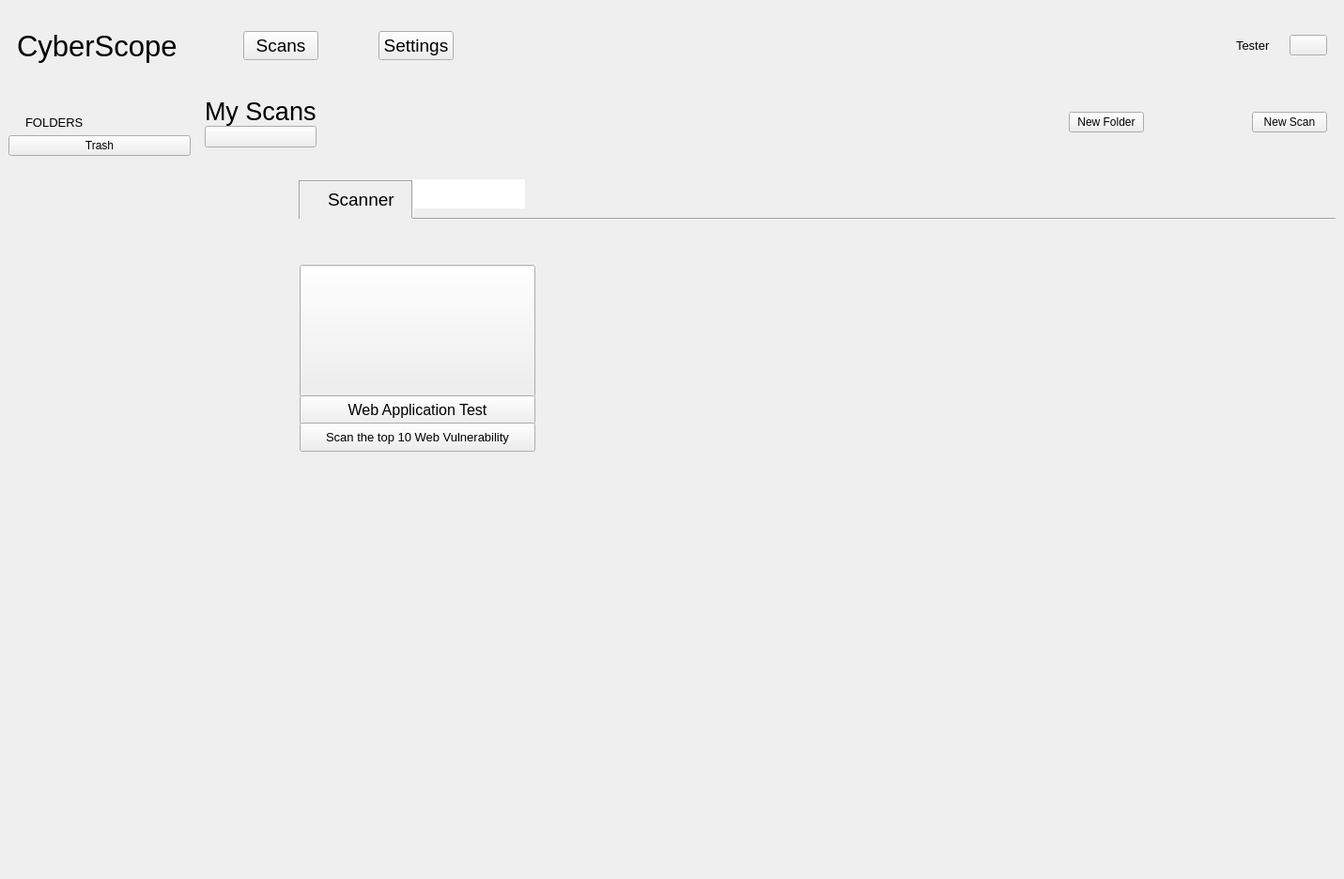
<?xml version="1.0" encoding="UTF-8"?>
<ui version="4.0">
 <class>MainWindow</class>
 <widget class="QMainWindow" name="MainWindow">
  <property name="geometry">
   <rect>
    <x>0</x>
    <y>0</y>
    <width>1431</width>
    <height>936</height>
   </rect>
  </property>
  <property name="windowTitle">
   <string>MainWindow</string>
  </property>
  <property name="toolTipDuration">
   <number>-1</number>
  </property>
  <property name="iconSize">
   <size>
    <width>24</width>
    <height>24</height>
   </size>
  </property>
  <property name="toolButtonStyle">
   <enum>Qt::ToolButtonIconOnly</enum>
  </property>
  <property name="documentMode">
   <bool>false</bool>
  </property>
  <property name="tabShape">
   <enum>QTabWidget::Rounded</enum>
  </property>
  <widget class="QWidget" name="centralwidget">
   <layout class="QGridLayout" name="gridLayout_10">
    <item row="1" column="0" rowspan="2">
     <widget class="QWidget" name="sidBar" native="true">
      <property name="styleSheet">
       <string notr="true"/>
      </property>
      <layout class="QGridLayout" name="gridLayout_9" columnstretch="0">
       <property name="leftMargin">
        <number>0</number>
       </property>
       <property name="topMargin">
        <number>9</number>
       </property>
       <property name="rightMargin">
        <number>0</number>
       </property>
       <property name="bottomMargin">
        <number>6</number>
       </property>
       <property name="spacing">
        <number>6</number>
       </property>
       <item row="2" column="0">
        <widget class="QPushButton" name="trash_btn">
         <property name="text">
          <string>Trash</string>
         </property>
        </widget>
       </item>
       <item row="1" column="0">
        <layout class="QGridLayout" name="gridLayout_8">
         <property name="horizontalSpacing">
          <number>0</number>
         </property>
         <item row="0" column="0">
          <widget class="QLabel" name="foldersLabel">
           <property name="font">
            <font>
             <pointsize>10</pointsize>
            </font>
           </property>
           <property name="text">
            <string>     FOLDERS</string>
           </property>
          </widget>
         </item>
        </layout>
       </item>
       <item row="3" column="0">
        <spacer name="verticalSpacer">
         <property name="orientation">
          <enum>Qt::Vertical</enum>
         </property>
         <property name="sizeHint" stdset="0">
          <size>
           <width>20</width>
           <height>678</height>
          </size>
         </property>
        </spacer>
       </item>
       <item row="0" column="0">
        <spacer name="horizontalSpacer_4">
         <property name="orientation">
          <enum>Qt::Horizontal</enum>
         </property>
         <property name="sizeType">
          <enum>QSizePolicy::Fixed</enum>
         </property>
         <property name="sizeHint" stdset="0">
          <size>
           <width>194</width>
           <height>20</height>
          </size>
         </property>
        </spacer>
       </item>
      </layout>
     </widget>
    </item>
    <item row="1" column="1">
     <widget class="QWidget" name="underTopBar" native="true">
      <property name="styleSheet">
       <string notr="true"/>
      </property>
      <layout class="QGridLayout" name="gridLayout_7">
       <item row="0" column="2">
        <spacer name="horizontalSpacer_3">
         <property name="orientation">
          <enum>Qt::Horizontal</enum>
         </property>
         <property name="sizeHint" stdset="0">
          <size>
           <width>723</width>
           <height>20</height>
          </size>
         </property>
        </spacer>
       </item>
       <item row="0" column="0">
        <layout class="QGridLayout" name="gridLayout_6">
         <property name="horizontalSpacing">
          <number>6</number>
         </property>
         <property name="verticalSpacing">
          <number>0</number>
         </property>
         <item row="0" column="0">
          <widget class="QLabel" name="myScansLabel">
           <property name="font">
            <font>
             <pointsize>20</pointsize>
            </font>
           </property>
           <property name="text">
            <string>My Scans</string>
           </property>
          </widget>
         </item>
         <item row="1" column="0">
          <widget class="QPushButton" name="back_btn">
           <property name="font">
            <font>
             <pointsize>10</pointsize>
            </font>
           </property>
           <property name="text">
            <string/>
           </property>
          </widget>
         </item>
        </layout>
       </item>
       <item row="0" column="1">
        <spacer name="verticalSpacer_4">
         <property name="orientation">
          <enum>Qt::Vertical</enum>
         </property>
         <property name="sizeType">
          <enum>QSizePolicy::Fixed</enum>
         </property>
         <property name="sizeHint" stdset="0">
          <size>
           <width>20</width>
           <height>43</height>
          </size>
         </property>
        </spacer>
       </item>
       <item row="0" column="3">
        <layout class="QGridLayout" name="gridLayout_5">
         <property name="horizontalSpacing">
          <number>115</number>
         </property>
         <property name="verticalSpacing">
          <number>6</number>
         </property>
         <item row="0" column="0">
          <widget class="QPushButton" name="newFolder_btn">
           <property name="text">
            <string>New Folder</string>
           </property>
          </widget>
         </item>
         <item row="0" column="1">
          <widget class="QPushButton" name="newScan_btn">
           <property name="cursor">
            <cursorShape>ArrowCursor</cursorShape>
           </property>
           <property name="text">
            <string>New Scan</string>
           </property>
          </widget>
         </item>
        </layout>
       </item>
      </layout>
     </widget>
    </item>
    <item row="0" column="0" colspan="2">
     <widget class="QWidget" name="topBar" native="true">
      <property name="styleSheet">
       <string notr="true"/>
      </property>
      <layout class="QGridLayout" name="gridLayout_4">
       <property name="sizeConstraint">
        <enum>QLayout::SetDefaultConstraint</enum>
       </property>
       <property name="leftMargin">
        <number>0</number>
       </property>
       <property name="topMargin">
        <number>0</number>
       </property>
       <property name="rightMargin">
        <number>0</number>
       </property>
       <property name="bottomMargin">
        <number>0</number>
       </property>
       <property name="spacing">
        <number>0</number>
       </property>
       <item row="0" column="0">
        <layout class="QGridLayout" name="gridLayout_3" rowstretch="0">
         <property name="leftMargin">
          <number>9</number>
         </property>
         <property name="topMargin">
          <number>9</number>
         </property>
         <property name="rightMargin">
          <number>9</number>
         </property>
         <property name="bottomMargin">
          <number>9</number>
         </property>
         <property name="horizontalSpacing">
          <number>6</number>
         </property>
         <item row="0" column="1">
          <spacer name="horizontalSpacer">
           <property name="orientation">
            <enum>Qt::Horizontal</enum>
           </property>
           <property name="sizeType">
            <enum>QSizePolicy::Fixed</enum>
           </property>
           <property name="sizeHint" stdset="0">
            <size>
             <width>64</width>
             <height>17</height>
            </size>
           </property>
          </spacer>
         </item>
         <item row="0" column="2">
          <layout class="QGridLayout" name="gridLayout">
           <property name="horizontalSpacing">
            <number>64</number>
           </property>
           <item row="0" column="0">
            <widget class="QPushButton" name="scansTopBar_btn">
             <property name="font">
              <font>
               <pointsize>14</pointsize>
              </font>
             </property>
             <property name="text">
              <string>Scans</string>
             </property>
            </widget>
           </item>
           <item row="0" column="1">
            <widget class="QPushButton" name="settingsTopBar_btn">
             <property name="font">
              <font>
               <pointsize>14</pointsize>
              </font>
             </property>
             <property name="text">
              <string>Settings</string>
             </property>
            </widget>
           </item>
          </layout>
         </item>
         <item row="0" column="5">
          <layout class="QGridLayout" name="gridLayout_2">
           <property name="horizontalSpacing">
            <number>20</number>
           </property>
           <item row="0" column="0">
            <widget class="QLabel" name="logedInUserLabel">
             <property name="font">
              <font>
               <pointsize>10</pointsize>
              </font>
             </property>
             <property name="text">
              <string>Tester</string>
             </property>
            </widget>
           </item>
           <item row="0" column="1">
            <widget class="QPushButton" name="logedUser_btn">
             <property name="text">
              <string/>
             </property>
            </widget>
           </item>
          </layout>
         </item>
         <item row="0" column="0">
          <widget class="QLabel" name="cyberScopeLabel">
           <property name="font">
            <font>
             <pointsize>23</pointsize>
            </font>
           </property>
           <property name="text">
            <string>CyberScope</string>
           </property>
          </widget>
         </item>
         <item row="0" column="4">
          <spacer name="horizontalSpacer_2">
           <property name="orientation">
            <enum>Qt::Horizontal</enum>
           </property>
           <property name="sizeHint" stdset="0">
            <size>
             <width>258</width>
             <height>20</height>
            </size>
           </property>
          </spacer>
         </item>
         <item row="0" column="3">
          <spacer name="verticalSpacer_3">
           <property name="orientation">
            <enum>Qt::Vertical</enum>
           </property>
           <property name="sizeType">
            <enum>QSizePolicy::Fixed</enum>
           </property>
           <property name="sizeHint" stdset="0">
            <size>
             <width>20</width>
             <height>61</height>
            </size>
           </property>
          </spacer>
         </item>
        </layout>
       </item>
      </layout>
     </widget>
    </item>
    <item row="2" column="1">
     <widget class="QStackedWidget" name="pagesStackedWidget">
      <property name="styleSheet">
       <string notr="true"/>
      </property>
      <property name="currentIndex">
       <number>1</number>
      </property>
      <widget class="QWidget" name="page_1">
       <layout class="QGridLayout" name="gridLayout_13">
        <item row="2" column="1">
         <spacer name="verticalSpacer_2">
          <property name="orientation">
           <enum>Qt::Vertical</enum>
          </property>
          <property name="sizeHint" stdset="0">
           <size>
            <width>20</width>
            <height>688</height>
           </size>
          </property>
         </spacer>
        </item>
        <item row="0" column="0" colspan="3">
         <widget class="QFrame" name="createNewScanFrame">
          <property name="styleSheet">
           <string notr="true"/>
          </property>
          <property name="frameShape">
           <enum>QFrame::StyledPanel</enum>
          </property>
          <property name="frameShadow">
           <enum>QFrame::Raised</enum>
          </property>
          <layout class="QGridLayout" name="gridLayout_11">
           <item row="0" column="3">
            <spacer name="horizontalSpacer_6">
             <property name="orientation">
              <enum>Qt::Horizontal</enum>
             </property>
             <property name="sizeHint" stdset="0">
              <size>
               <width>40</width>
               <height>20</height>
              </size>
             </property>
            </spacer>
           </item>
           <item row="0" column="1">
            <widget class="QLabel" name="emptyFolderLabel">
             <property name="font">
              <font>
               <pointsize>13</pointsize>
              </font>
             </property>
             <property name="text">
              <string>This Folder is empty.</string>
             </property>
            </widget>
           </item>
           <item row="0" column="2">
            <widget class="QPushButton" name="createNewScan_btn">
             <property name="font">
              <font>
               <pointsize>13</pointsize>
              </font>
             </property>
             <property name="text">
              <string>Create New Scan</string>
             </property>
            </widget>
           </item>
           <item row="0" column="0">
            <spacer name="horizontalSpacer_5">
             <property name="orientation">
              <enum>Qt::Horizontal</enum>
             </property>
             <property name="sizeHint" stdset="0">
              <size>
               <width>40</width>
               <height>20</height>
              </size>
             </property>
            </spacer>
           </item>
          </layout>
         </widget>
        </item>
        <item row="1" column="1">
         <spacer name="verticalSpacer_8">
          <property name="orientation">
           <enum>Qt::Vertical</enum>
          </property>
          <property name="sizeType">
           <enum>QSizePolicy::Fixed</enum>
          </property>
          <property name="sizeHint" stdset="0">
           <size>
            <width>20</width>
            <height>151</height>
           </size>
          </property>
         </spacer>
        </item>
       </layout>
      </widget>
      <widget class="QWidget" name="page_2">
       <widget class="Line" name="line">
        <property name="geometry">
         <rect>
          <x>230</x>
          <y>60</y>
          <width>2000</width>
          <height>3</height>
         </rect>
        </property>
        <property name="orientation">
         <enum>Qt::Horizontal</enum>
        </property>
       </widget>
       <widget class="Line" name="line_2">
        <property name="geometry">
         <rect>
          <x>220</x>
          <y>20</y>
          <width>21</width>
          <height>40</height>
         </rect>
        </property>
        <property name="orientation">
         <enum>Qt::Vertical</enum>
        </property>
       </widget>
       <widget class="Line" name="line_10">
        <property name="geometry">
         <rect>
          <x>110</x>
          <y>6</y>
          <width>119</width>
          <height>31</height>
         </rect>
        </property>
        <property name="orientation">
         <enum>Qt::Horizontal</enum>
        </property>
       </widget>
       <widget class="QLabel" name="label">
        <property name="geometry">
         <rect>
          <x>140</x>
          <y>30</y>
          <width>71</width>
          <height>21</height>
         </rect>
        </property>
        <property name="font">
         <font>
          <pointsize>14</pointsize>
         </font>
        </property>
        <property name="text">
         <string>Scanner</string>
        </property>
       </widget>
       <widget class="Line" name="line_9">
        <property name="geometry">
         <rect>
          <x>100</x>
          <y>20</y>
          <width>20</width>
          <height>41</height>
         </rect>
        </property>
        <property name="orientation">
         <enum>Qt::Vertical</enum>
        </property>
       </widget>
       <widget class="QFrame" name="frame">
        <property name="geometry">
         <rect>
          <x>230</x>
          <y>19</y>
          <width>120</width>
          <height>31</height>
         </rect>
        </property>
        <property name="styleSheet">
         <string notr="true">background-color:rgb(255, 255, 255);
border:none;</string>
        </property>
        <property name="frameShape">
         <enum>QFrame::StyledPanel</enum>
        </property>
        <property name="frameShadow">
         <enum>QFrame::Raised</enum>
        </property>
       </widget>
       <widget class="QPushButton" name="OWASP_btn_1">
        <property name="geometry">
         <rect>
          <x>110</x>
          <y>110</y>
          <width>251</width>
          <height>141</height>
         </rect>
        </property>
        <property name="cursor">
         <cursorShape>PointingHandCursor</cursorShape>
        </property>
        <property name="text">
         <string/>
        </property>
       </widget>
       <widget class="QPushButton" name="OWASP_btn_2">
        <property name="geometry">
         <rect>
          <x>110</x>
          <y>249</y>
          <width>251</width>
          <height>31</height>
         </rect>
        </property>
        <property name="font">
         <font>
          <pointsize>12</pointsize>
         </font>
        </property>
        <property name="cursor">
         <cursorShape>PointingHandCursor</cursorShape>
        </property>
        <property name="text">
         <string>Web Application Test</string>
        </property>
       </widget>
       <widget class="QPushButton" name="OWASP_btn_3">
        <property name="geometry">
         <rect>
          <x>110</x>
          <y>278</y>
          <width>251</width>
          <height>31</height>
         </rect>
        </property>
        <property name="font">
         <font>
          <pointsize>10</pointsize>
         </font>
        </property>
        <property name="cursor">
         <cursorShape>PointingHandCursor</cursorShape>
        </property>
        <property name="text">
         <string>Scan the top 10 Web Vulnerability</string>
        </property>
       </widget>
      </widget>
      <widget class="QWidget" name="page_3">
       <layout class="QGridLayout" name="gridLayout_35">
        <item row="0" column="1">
         <spacer name="verticalSpacer_5">
          <property name="orientation">
           <enum>Qt::Vertical</enum>
          </property>
          <property name="sizeType">
           <enum>QSizePolicy::Fixed</enum>
          </property>
          <property name="sizeHint" stdset="0">
           <size>
            <width>20</width>
            <height>40</height>
           </size>
          </property>
         </spacer>
        </item>
        <item row="3" column="1">
         <spacer name="verticalSpacer_7">
          <property name="orientation">
           <enum>Qt::Vertical</enum>
          </property>
          <property name="sizeHint" stdset="0">
           <size>
            <width>20</width>
            <height>40</height>
           </size>
          </property>
         </spacer>
        </item>
        <item row="1" column="0">
         <spacer name="horizontalSpacer_17">
          <property name="orientation">
           <enum>Qt::Horizontal</enum>
          </property>
          <property name="sizeType">
           <enum>QSizePolicy::Fixed</enum>
          </property>
          <property name="sizeHint" stdset="0">
           <size>
            <width>70</width>
            <height>20</height>
           </size>
          </property>
         </spacer>
        </item>
        <item row="1" column="1">
         <widget class="QTabWidget" name="tabWidgetForInputs">
          <property name="font">
           <font>
            <pointsize>12</pointsize>
           </font>
          </property>
          <property name="styleSheet">
           <string notr="true">	background-color: rgb(255, 255, 255)</string>
          </property>
          <property name="currentIndex">
           <number>0</number>
          </property>
          <widget class="QWidget" name="tab_2">
           <attribute name="title">
            <string>Scanner</string>
           </attribute>
           <layout class="QGridLayout" name="gridLayout_36">
            <item row="0" column="0">
             <widget class="QWidget" name="allWidgetsScan" native="true">
              <property name="styleSheet">
               <string notr="true">background-color:rgb(255, 255, 255)</string>
              </property>
              <layout class="QGridLayout" name="gridLayout_34">
               <item row="0" column="1">
                <layout class="QGridLayout" name="gridLayout_33">
                 <property name="topMargin">
                  <number>0</number>
                 </property>
                 <property name="rightMargin">
                  <number>0</number>
                 </property>
                 <property name="horizontalSpacing">
                  <number>6</number>
                 </property>
                 <item row="0" column="0">
                  <widget class="QWidget" name="seconWidgets" native="true">
                   <layout class="QGridLayout" name="gridLayout_28">
                    <property name="leftMargin">
                     <number>0</number>
                    </property>
                    <property name="topMargin">
                     <number>0</number>
                    </property>
                    <item row="0" column="2">
                     <spacer name="horizontalSpacer_19">
                      <property name="orientation">
                       <enum>Qt::Horizontal</enum>
                      </property>
                      <property name="sizeType">
                       <enum>QSizePolicy::Fixed</enum>
                      </property>
                      <property name="sizeHint" stdset="0">
                       <size>
                        <width>40</width>
                        <height>20</height>
                       </size>
                      </property>
                     </spacer>
                    </item>
                    <item row="1" column="1">
                     <spacer name="verticalSpacer_19">
                      <property name="orientation">
                       <enum>Qt::Vertical</enum>
                      </property>
                      <property name="sizeHint" stdset="0">
                       <size>
                        <width>20</width>
                        <height>40</height>
                       </size>
                      </property>
                     </spacer>
                    </item>
                    <item row="0" column="0" colspan="2">
                     <layout class="QGridLayout" name="gridLayout_27">
                      <item row="0" column="0">
                       <layout class="QGridLayout" name="gridLayout_15">
                        <property name="horizontalSpacing">
                         <number>6</number>
                        </property>
                        <property name="verticalSpacing">
                         <number>10</number>
                        </property>
                        <item row="2" column="0">
                         <widget class="QPushButton" name="assessment_btn">
                          <property name="font">
                           <font>
                            <pointsize>11</pointsize>
                            <weight>75</weight>
                            <bold>true</bold>
                           </font>
                          </property>
                          <property name="text">
                           <string>ASSESSMENT</string>
                          </property>
                         </widget>
                        </item>
                        <item row="3" column="0">
                         <widget class="QPushButton" name="advanced_btn">
                          <property name="font">
                           <font>
                            <pointsize>11</pointsize>
                            <weight>75</weight>
                            <bold>true</bold>
                           </font>
                          </property>
                          <property name="text">
                           <string>ADVANCED</string>
                          </property>
                         </widget>
                        </item>
                        <item row="5" column="0">
                         <spacer name="verticalSpacer_6">
                          <property name="orientation">
                           <enum>Qt::Vertical</enum>
                          </property>
                          <property name="sizeHint" stdset="0">
                           <size>
                            <width>20</width>
                            <height>40</height>
                           </size>
                          </property>
                         </spacer>
                        </item>
                        <item row="4" column="0">
                         <spacer name="horizontalSpacer_16">
                          <property name="orientation">
                           <enum>Qt::Horizontal</enum>
                          </property>
                          <property name="sizeType">
                           <enum>QSizePolicy::Fixed</enum>
                          </property>
                          <property name="sizeHint" stdset="0">
                           <size>
                            <width>192</width>
                            <height>20</height>
                           </size>
                          </property>
                         </spacer>
                        </item>
                        <item row="1" column="0">
                         <widget class="QPushButton" name="basic_btn">
                          <property name="font">
                           <font>
                            <pointsize>11</pointsize>
                            <weight>75</weight>
                            <bold>true</bold>
                           </font>
                          </property>
                          <property name="text">
                           <string>BASIC</string>
                          </property>
                         </widget>
                        </item>
                        <item row="0" column="0">
                         <spacer name="verticalSpacer_18">
                          <property name="orientation">
                           <enum>Qt::Vertical</enum>
                          </property>
                          <property name="sizeType">
                           <enum>QSizePolicy::Fixed</enum>
                          </property>
                          <property name="sizeHint" stdset="0">
                           <size>
                            <width>40</width>
                            <height>46</height>
                           </size>
                          </property>
                         </spacer>
                        </item>
                       </layout>
                      </item>
                      <item row="0" column="1">
                       <widget class="QWidget" name="InputsWidget" native="true">
                        <property name="styleSheet">
                         <string notr="true">background-color:rgb(245, 245, 245);</string>
                        </property>
                        <layout class="QGridLayout" name="gridLayout_26">
                         <item row="0" column="0">
                          <layout class="QGridLayout" name="gridLayout_25">
                           <item row="1" column="0" rowspan="4">
                            <spacer name="horizontalSpacer_15">
                             <property name="orientation">
                              <enum>Qt::Horizontal</enum>
                             </property>
                             <property name="sizeType">
                              <enum>QSizePolicy::Fixed</enum>
                             </property>
                             <property name="sizeHint" stdset="0">
                              <size>
                               <width>40</width>
                               <height>20</height>
                              </size>
                             </property>
                            </spacer>
                           </item>
                           <item row="0" column="0" colspan="2">
                            <spacer name="verticalSpacer_16">
                             <property name="orientation">
                              <enum>Qt::Vertical</enum>
                             </property>
                             <property name="sizeHint" stdset="0">
                              <size>
                               <width>20</width>
                               <height>40</height>
                              </size>
                             </property>
                            </spacer>
                           </item>
                           <item row="2" column="1">
                            <layout class="QGridLayout" name="gridLayout_22">
                             <item row="0" column="0">
                              <widget class="QLabel" name="descriptionLabel">
                               <property name="font">
                                <font>
                                 <pointsize>11</pointsize>
                                </font>
                               </property>
                               <property name="text">
                                <string>Description</string>
                               </property>
                              </widget>
                             </item>
                             <item row="0" column="2">
                              <widget class="QTextEdit" name="descriptionInput">
                               <property name="font">
                                <font>
                                 <pointsize>12</pointsize>
                                </font>
                               </property>
                               <property name="styleSheet">
                                <string notr="true">background-color: rgb(255, 255, 255);</string>
                               </property>
                              </widget>
                             </item>
                             <item row="0" column="1">
                              <spacer name="horizontalSpacer_8">
                               <property name="orientation">
                                <enum>Qt::Horizontal</enum>
                               </property>
                               <property name="sizeType">
                                <enum>QSizePolicy::Fixed</enum>
                               </property>
                               <property name="sizeHint" stdset="0">
                                <size>
                                 <width>70</width>
                                 <height>20</height>
                                </size>
                               </property>
                              </spacer>
                             </item>
                            </layout>
                           </item>
                           <item row="4" column="1">
                            <layout class="QGridLayout" name="gridLayout_24">
                             <item row="0" column="2">
                              <widget class="QLineEdit" name="targetInput">
                               <property name="font">
                                <font>
                                 <pointsize>12</pointsize>
                                </font>
                               </property>
                               <property name="styleSheet">
                                <string notr="true">background-color: rgb(255, 255, 255);</string>
                               </property>
                              </widget>
                             </item>
                             <item row="0" column="0">
                              <widget class="QLabel" name="targetLabel">
                               <property name="font">
                                <font>
                                 <pointsize>11</pointsize>
                                </font>
                               </property>
                               <property name="text">
                                <string>Target     </string>
                               </property>
                              </widget>
                             </item>
                             <item row="0" column="1">
                              <spacer name="horizontalSpacer_10">
                               <property name="orientation">
                                <enum>Qt::Horizontal</enum>
                               </property>
                               <property name="sizeType">
                                <enum>QSizePolicy::Fixed</enum>
                               </property>
                               <property name="sizeHint" stdset="0">
                                <size>
                                 <width>70</width>
                                 <height>20</height>
                                </size>
                               </property>
                              </spacer>
                             </item>
                            </layout>
                           </item>
                           <item row="3" column="1">
                            <layout class="QGridLayout" name="gridLayout_23" columnstretch="0,1,0,1">
                             <item row="0" column="3">
                              <widget class="QComboBox" name="folderInput">
                               <property name="font">
                                <font>
                                 <pointsize>12</pointsize>
                                </font>
                               </property>
                               <property name="styleSheet">
                                <string notr="true">background-color: rgb(255, 255, 255);</string>
                               </property>
                              </widget>
                             </item>
                             <item row="0" column="0">
                              <widget class="QLabel" name="folderLabel">
                               <property name="font">
                                <font>
                                 <pointsize>11</pointsize>
                                </font>
                               </property>
                               <property name="text">
                                <string>Folder      </string>
                               </property>
                              </widget>
                             </item>
                             <item row="0" column="1">
                              <spacer name="horizontalSpacer_9">
                               <property name="orientation">
                                <enum>Qt::Horizontal</enum>
                               </property>
                               <property name="sizeType">
                                <enum>QSizePolicy::Fixed</enum>
                               </property>
                               <property name="sizeHint" stdset="0">
                                <size>
                                 <width>70</width>
                                 <height>20</height>
                                </size>
                               </property>
                              </spacer>
                             </item>
                            </layout>
                           </item>
                           <item row="1" column="1">
                            <layout class="QGridLayout" name="gridLayout_21">
                             <item row="0" column="2">
                              <widget class="QLineEdit" name="nameInput">
                               <property name="font">
                                <font>
                                 <pointsize>12</pointsize>
                                </font>
                               </property>
                               <property name="styleSheet">
                                <string notr="true">background-color: rgb(255, 255, 255);</string>
                               </property>
                              </widget>
                             </item>
                             <item row="0" column="0">
                              <widget class="QLabel" name="label_3">
                               <property name="font">
                                <font>
                                 <pointsize>11</pointsize>
                                </font>
                               </property>
                               <property name="text">
                                <string>Name      </string>
                               </property>
                              </widget>
                             </item>
                             <item row="0" column="1">
                              <spacer name="horizontalSpacer_7">
                               <property name="orientation">
                                <enum>Qt::Horizontal</enum>
                               </property>
                               <property name="sizeType">
                                <enum>QSizePolicy::Fixed</enum>
                               </property>
                               <property name="sizeHint" stdset="0">
                                <size>
                                 <width>70</width>
                                 <height>20</height>
                                </size>
                               </property>
                              </spacer>
                             </item>
                            </layout>
                           </item>
                           <item row="5" column="0" colspan="2">
                            <spacer name="verticalSpacer_17">
                             <property name="orientation">
                              <enum>Qt::Vertical</enum>
                             </property>
                             <property name="sizeHint" stdset="0">
                              <size>
                               <width>20</width>
                               <height>40</height>
                              </size>
                             </property>
                            </spacer>
                           </item>
                          </layout>
                         </item>
                         <item row="0" column="1">
                          <spacer name="horizontalSpacer_14">
                           <property name="orientation">
                            <enum>Qt::Horizontal</enum>
                           </property>
                           <property name="sizeType">
                            <enum>QSizePolicy::Fixed</enum>
                           </property>
                           <property name="sizeHint" stdset="0">
                            <size>
                             <width>300</width>
                             <height>20</height>
                            </size>
                           </property>
                          </spacer>
                         </item>
                        </layout>
                       </widget>
                      </item>
                     </layout>
                    </item>
                   </layout>
                  </widget>
                 </item>
                </layout>
               </item>
              </layout>
             </widget>
            </item>
           </layout>
          </widget>
          <widget class="QWidget" name="tab">
           <attribute name="title">
            <string>Credentials</string>
           </attribute>
           <layout class="QGridLayout" name="gridLayout_12">
            <item row="0" column="0">
             <widget class="QLabel" name="label_2">
              <property name="font">
               <font>
                <pointsize>30</pointsize>
               </font>
              </property>
              <property name="text">
               <string>In the future</string>
              </property>
              <property name="alignment">
               <set>Qt::AlignCenter</set>
              </property>
             </widget>
            </item>
           </layout>
          </widget>
          <widget class="QWidget" name="tab_3">
           <attribute name="title">
            <string>Plugins</string>
           </attribute>
           <layout class="QGridLayout" name="gridLayout_14">
            <item row="0" column="0">
             <widget class="QLabel" name="label_4">
              <property name="font">
               <font>
                <pointsize>30</pointsize>
               </font>
              </property>
              <property name="text">
               <string>In the future</string>
              </property>
              <property name="alignment">
               <set>Qt::AlignCenter</set>
              </property>
             </widget>
            </item>
           </layout>
          </widget>
         </widget>
        </item>
        <item row="2" column="1">
         <widget class="QWidget" name="widget_6" native="true">
          <layout class="QGridLayout" name="gridLayout_31">
           <property name="leftMargin">
            <number>0</number>
           </property>
           <property name="topMargin">
            <number>0</number>
           </property>
           <property name="rightMargin">
            <number>0</number>
           </property>
           <property name="bottomMargin">
            <number>0</number>
           </property>
           <property name="spacing">
            <number>0</number>
           </property>
           <item row="0" column="0">
            <layout class="QGridLayout" name="gridLayout_29">
             <item row="0" column="1">
              <widget class="QPushButton" name="cancel_btn">
               <property name="font">
                <font>
                 <pointsize>11</pointsize>
                </font>
               </property>
               <property name="styleSheet">
                <string notr="true">width:110px;
height:30px;</string>
               </property>
               <property name="text">
                <string>Cancel</string>
               </property>
              </widget>
             </item>
             <item row="0" column="0">
              <widget class="QToolButton" name="save_btn">
               <property name="font">
                <font>
                 <pointsize>11</pointsize>
                </font>
               </property>
               <property name="styleSheet">
                <string notr="true">width:110px;
height:30px;</string>
               </property>
               <property name="text">
                <string>Save</string>
               </property>
              </widget>
             </item>
             <item row="0" column="2">
              <spacer name="horizontalSpacer_12">
               <property name="orientation">
                <enum>Qt::Horizontal</enum>
               </property>
               <property name="sizeHint" stdset="0">
                <size>
                 <width>40</width>
                 <height>20</height>
                </size>
               </property>
              </spacer>
             </item>
            </layout>
           </item>
          </layout>
         </widget>
        </item>
        <item row="1" column="2">
         <spacer name="horizontalSpacer_20">
          <property name="orientation">
           <enum>Qt::Horizontal</enum>
          </property>
          <property name="sizeType">
           <enum>QSizePolicy::Fixed</enum>
          </property>
          <property name="sizeHint" stdset="0">
           <size>
            <width>200</width>
            <height>20</height>
           </size>
          </property>
         </spacer>
        </item>
       </layout>
      </widget>
      <widget class="QWidget" name="page_4">
       <widget class="QLabel" name="label_9">
        <property name="geometry">
         <rect>
          <x>430</x>
          <y>350</y>
          <width>47</width>
          <height>13</height>
         </rect>
        </property>
        <property name="text">
         <string>page4</string>
        </property>
       </widget>
      </widget>
      <widget class="QWidget" name="page_5">
       <widget class="QLabel" name="label_10">
        <property name="geometry">
         <rect>
          <x>430</x>
          <y>310</y>
          <width>47</width>
          <height>13</height>
         </rect>
        </property>
        <property name="text">
         <string>page5</string>
        </property>
       </widget>
      </widget>
      <widget class="QWidget" name="page_6">
       <widget class="QLabel" name="label_11">
        <property name="geometry">
         <rect>
          <x>566</x>
          <y>320</y>
          <width>41</width>
          <height>20</height>
         </rect>
        </property>
        <property name="text">
         <string>page6</string>
        </property>
       </widget>
      </widget>
      <widget class="QWidget" name="page_7">
       <widget class="QLabel" name="label_12">
        <property name="geometry">
         <rect>
          <x>500</x>
          <y>310</y>
          <width>47</width>
          <height>13</height>
         </rect>
        </property>
        <property name="text">
         <string>page7</string>
        </property>
       </widget>
      </widget>
     </widget>
    </item>
   </layout>
  </widget>
 </widget>
 <tabstops>
  <tabstop>scansTopBar_btn</tabstop>
  <tabstop>settingsTopBar_btn</tabstop>
  <tabstop>trash_btn</tabstop>
  <tabstop>back_btn</tabstop>
  <tabstop>logedUser_btn</tabstop>
  <tabstop>newFolder_btn</tabstop>
  <tabstop>newScan_btn</tabstop>
  <tabstop>tabWidgetForInputs</tabstop>
  <tabstop>basic_btn</tabstop>
  <tabstop>assessment_btn</tabstop>
  <tabstop>advanced_btn</tabstop>
  <tabstop>nameInput</tabstop>
  <tabstop>descriptionInput</tabstop>
  <tabstop>folderInput</tabstop>
  <tabstop>targetInput</tabstop>
  <tabstop>save_btn</tabstop>
  <tabstop>cancel_btn</tabstop>
  <tabstop>createNewScan_btn</tabstop>
  <tabstop>OWASP_btn_1</tabstop>
  <tabstop>OWASP_btn_3</tabstop>
  <tabstop>OWASP_btn_2</tabstop>
 </tabstops>
 <resources/>
 <connections/>
</ui>
